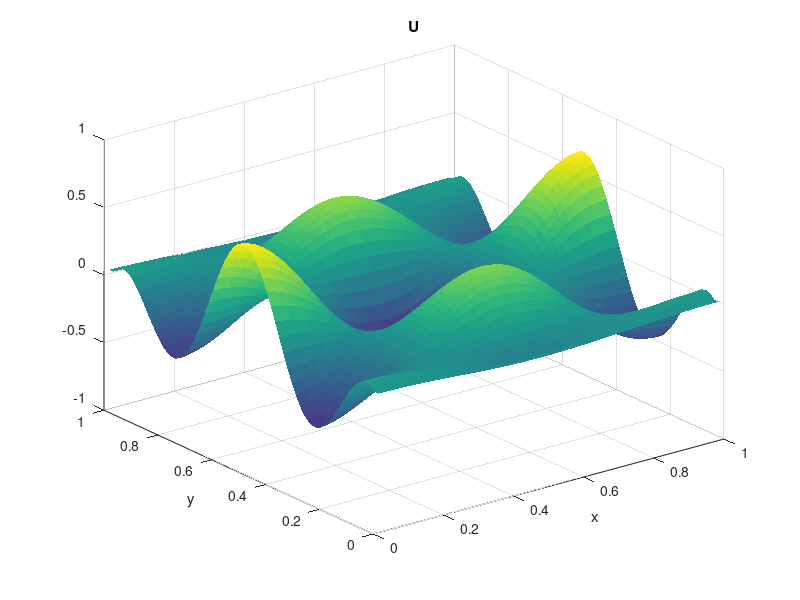
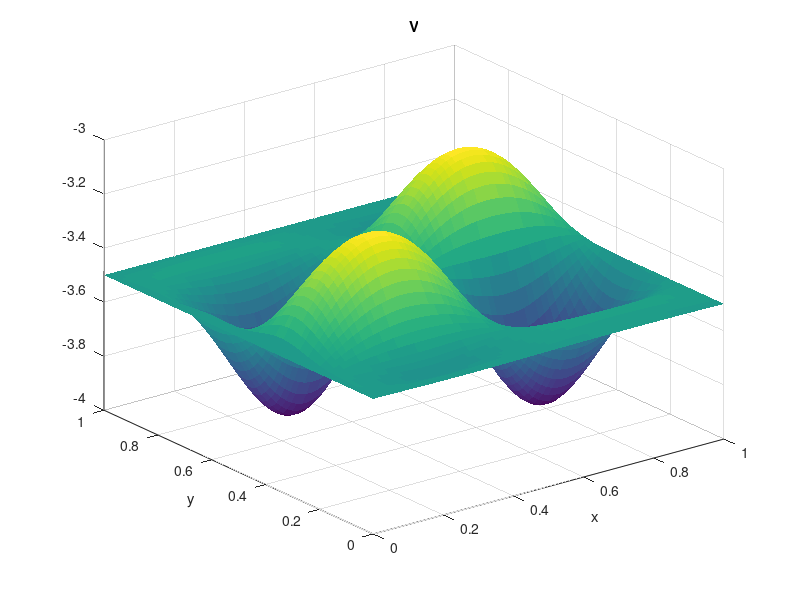
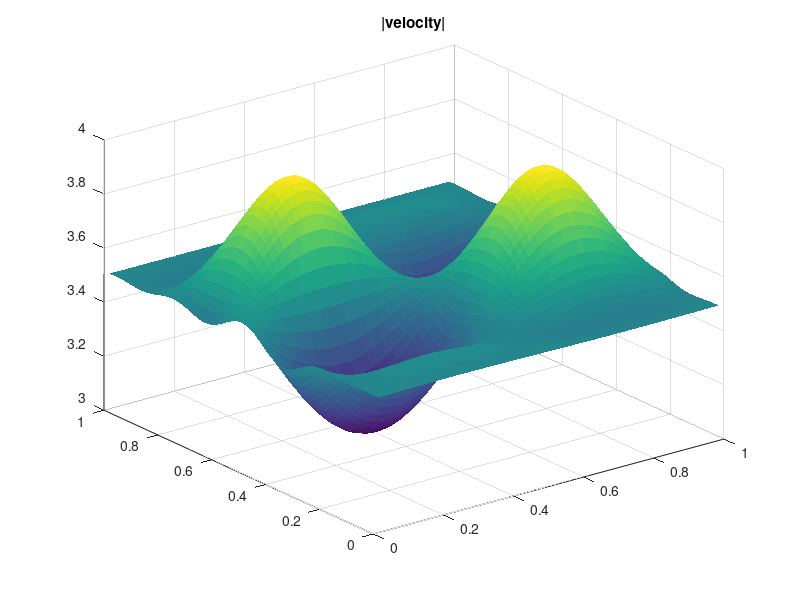

Here is the MATLAB script that generated these plots, in order:
%% Sophie Qual
clear; clc; close all;

%% Parameters
Nx = 64;           % interior points in x (pressure/U grid)
Ny = Nx;           % interior points in y
L = 1;
x = linspace(0, L, Nx+1);
dx = x(2) - x(1); 
dx2 = dx^2;
y = x; dy = dx;

xint = x(1:end-1);    % length Nx
yint = y(1:end-1);    % length Ny
y_j_U = yint + dx/2;
x_i_V = xint + dy/2; 

N_U = Nx * Ny;
Ny_minus = Ny - 1;
N_V = Nx * Ny_minus;
N_P = Nx * Ny;

%% BCs
V_lower = -3.5;
V_upper    = -3.5;
f_bc_mat = zeros(Ny, Nx);          
g_bc_mat = zeros(Ny_minus, Nx);    
h_bc_mat = zeros(Ny, Nx);          

f_bc = f_bc_mat(:);
g_bc_mat(1,:)   = V_lower / dy^2;
g_bc_mat(end,:) = V_upper / dy^2;
g_bc = g_bc_mat(:);
h_bc_mat(1,:)   = - V_lower / dy;
h_bc_mat(end,:) =  V_upper / dy;
h_bc = h_bc_mat(:);

%% Sigma
compute_sigma = @(xx, yy) 50 * (sin(2*pi*xx).*sin(4*pi*yy) + 1);

sigma_matrix_U = zeros(Ny, Nx); 
for j = 1:Ny
    for i = 1:Nx
        sigma_matrix_U(j,i) = compute_sigma(xint(i), y_j_U(j));
    end
end
sigma_U_diag = spdiags(sigma_matrix_U(:), 0, N_U, N_U);

sigma_matrix_V = zeros(Ny_minus, Nx);
for j = 1:Ny_minus
    for i = 1:Nx
        sigma_matrix_V(j,i) = compute_sigma(x_i_V(i), yint(j) + dy);
    end
end
sigma_V_diag = spdiags(sigma_matrix_V(:), 0, N_V, N_V);

%% 1-D operators
% x-direction (periodic)
D2_x = spdiags([ones(Nx,1), -2*ones(Nx,1), ones(Nx,1)], [-1 0 1], Nx, Nx);
D2_x(1,end) = 1; 
D2_x(end,1) = 1;
D2_x = D2_x / dx2;

% y-direction for U (includes ghost treatment -> -3 on boundaries)
D2_y_U = spdiags([ones(Ny,1), -2*ones(Ny,1), ones(Ny,1)], [-1 0 1], Ny, Ny);
D2_y_U(1,1) = -3;
D2_y_U(end,end) = -3;
D2_y_U = D2_y_U / dy^2;

% y-direction for V (interior Ny-1 points)
D2_y_V = spdiags([ones(Ny_minus,1), -2*ones(Ny_minus,1), ones(Ny_minus,1)], [-1 0 1], Ny_minus, Ny_minus) / dy^2;

%% Laplacians
Lap_U = kron(D2_x, speye(Ny)) + kron(speye(Nx), D2_y_U);
Lap_V = kron(D2_x, speye(Ny_minus)) + kron(speye(Nx), D2_y_V);

%% Gradients
D_x_forward = spdiags([-ones(Nx,1), ones(Nx,1)], [0 1], Nx, Nx);
D_x_forward(end,1) = 1;
D_x_forward = D_x_forward / dx;
G_x = kron(D_x_forward, speye(Ny));

D_y_small = spdiags([-ones(Ny_minus,1), ones(Ny_minus,1)], [0 1], Ny_minus, Ny);
D_y_small = D_y_small / dy;
G_y = kron(speye(Nx), D_y_small);

% Divergence
D_x = -G_x.';  % N_P x N_U
D_y = -G_y.';  % N_P x N_V

%% Saddle point system
A = [ Lap_U + sigma_U_diag     zeros(N_U, N_V)          G_x; 
      zeros(N_V, N_U)          Lap_V + sigma_V_diag     G_y;
      D_x                      D_y                      zeros(N_P, N_P) ];

RHS = [ f_bc;
        g_bc; 
        h_bc ];  

%% Solve
sol = A \ RHS;

% split
U = sol(1:N_U);
V = sol(N_U+1:N_U+N_V);
P = sol(N_U+N_V+1:end);

%% Plot
Uplot = reshape(U, [Ny, Nx]);
Vplot = reshape(V, [Ny_minus, Nx]);
Pplot = reshape(P, [Ny, Nx]);

UFull = NaN(Ny+2, Nx+2);
UFull(2:Ny+1, 2:Nx+1) = Uplot;
UFull(1,:) = UFull(2,:); 
UFull(end,:) = UFull(end-1,:);

VFull = V_lower * ones(Ny+2, Nx+2);
VFull(2:Ny, 2:Nx+1) = -Vplot; 
VFull(1,:) = VFull(2,:); 
VFull(end,:) = VFull(end-1,:);

xplot = linspace(0,L,Nx+2);
yplot = linspace(0,L,Ny+2);
[Xplot, Yplot] = meshgrid(xplot, yplot);

figure; surf(Xplot, Yplot, UFull, 'EdgeColor','none'); title('U'); xlabel('x'); ylabel('y');
figure; surf(Xplot, Yplot, VFull, 'EdgeColor','none'); title('V'); xlabel('x'); ylabel('y');
figure; surf(Xplot, Yplot, sqrt(UFull.^2 + VFull.^2), 'EdgeColor','none'); title('|velocity|');
